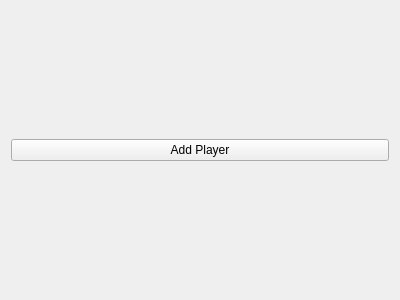
<?xml version="1.0" encoding="UTF-8"?>
<ui version="4.0">
 <class>PlayersPage</class>
 <widget class="QWizardPage" name="PlayersPage">
  <property name="geometry">
   <rect>
    <x>0</x>
    <y>0</y>
    <width>400</width>
    <height>300</height>
   </rect>
  </property>
  <property name="windowTitle">
   <string>WizardPage</string>
  </property>
  <property name="title">
   <string>P&amp;layers</string>
  </property>
  <property name="subTitle">
   <string>Add up to 4 players to the game</string>
  </property>
  <layout class="QVBoxLayout" name="verticalLayout">
   <item>
    <layout class="QFormLayout" name="playersList"/>
   </item>
   <item>
    <widget class="QPushButton" name="addPlayerButton">
     <property name="text">
      <string>Add Player</string>
     </property>
    </widget>
   </item>
  </layout>
 </widget>
 <resources/>
 <connections/>
</ui>
